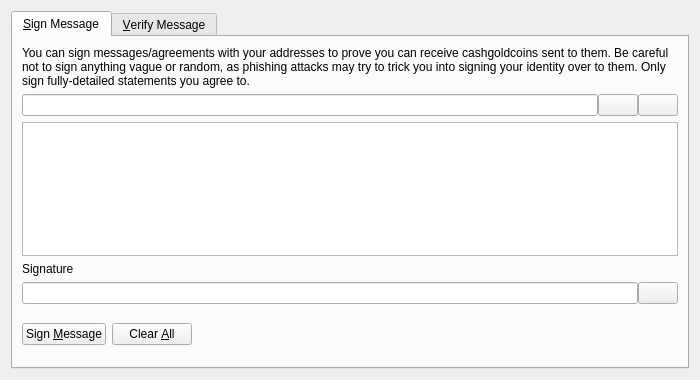
<?xml version="1.0" encoding="UTF-8"?>
<ui version="4.0">
 <class>SignVerifyMessageDialog</class>
 <widget class="QDialog" name="SignVerifyMessageDialog">
  <property name="geometry">
   <rect>
    <x>0</x>
    <y>0</y>
    <width>700</width>
    <height>380</height>
   </rect>
  </property>
  <property name="windowTitle">
   <string>Signatures - Sign / Verify a Message</string>
  </property>
  <property name="modal">
   <bool>true</bool>
  </property>
  <layout class="QVBoxLayout" name="verticalLayout">
   <item>
    <widget class="QTabWidget" name="tabWidget">
     <property name="currentIndex">
      <number>0</number>
     </property>
     <widget class="QWidget" name="tabSignMessage">
      <attribute name="title">
       <string>&amp;Sign Message</string>
      </attribute>
      <layout class="QVBoxLayout" name="verticalLayout_SM">
       <item>
        <widget class="QLabel" name="infoLabel_SM">
         <property name="text">
          <string>You can sign messages/agreements with your addresses to prove you can receive cashgoldcoins sent to them. Be careful not to sign anything vague or random, as phishing attacks may try to trick you into signing your identity over to them. Only sign fully-detailed statements you agree to.</string>
         </property>
         <property name="textFormat">
          <enum>Qt::PlainText</enum>
         </property>
         <property name="wordWrap">
          <bool>true</bool>
         </property>
        </widget>
       </item>
       <item>
        <layout class="QHBoxLayout" name="horizontalLayout_1_SM">
         <property name="spacing">
          <number>0</number>
         </property>
         <item>
          <widget class="QValidatedLineEdit" name="addressIn_SM">
           <property name="toolTip">
            <string>The CashGoldCoin address to sign the message with</string>
           </property>
          </widget>
         </item>
         <item>
          <widget class="QPushButton" name="addressBookButton_SM">
           <property name="toolTip">
            <string>Choose previously used address</string>
           </property>
           <property name="text">
            <string/>
           </property>
           <property name="icon">
            <iconset resource="../bitcoin.qrc">
             <normaloff>:/icons/address-book</normaloff>:/icons/address-book</iconset>
           </property>
           <property name="shortcut">
            <string>Alt+A</string>
           </property>
           <property name="autoDefault">
            <bool>false</bool>
           </property>
          </widget>
         </item>
         <item>
          <widget class="QPushButton" name="pasteButton_SM">
           <property name="toolTip">
            <string>Paste address from clipboard</string>
           </property>
           <property name="text">
            <string/>
           </property>
           <property name="icon">
            <iconset resource="../bitcoin.qrc">
             <normaloff>:/icons/editpaste</normaloff>:/icons/editpaste</iconset>
           </property>
           <property name="shortcut">
            <string>Alt+P</string>
           </property>
           <property name="autoDefault">
            <bool>false</bool>
           </property>
          </widget>
         </item>
        </layout>
       </item>
       <item>
        <widget class="QPlainTextEdit" name="messageIn_SM">
         <property name="toolTip">
          <string>Enter the message you want to sign here</string>
         </property>
        </widget>
       </item>
       <item>
        <widget class="QLabel" name="signatureLabel_SM">
         <property name="text">
          <string>Signature</string>
         </property>
         <property name="textFormat">
          <enum>Qt::PlainText</enum>
         </property>
        </widget>
       </item>
       <item>
        <layout class="QHBoxLayout" name="horizontalLayout_2_SM">
         <property name="spacing">
          <number>0</number>
         </property>
         <item>
          <widget class="QLineEdit" name="signatureOut_SM">
           <property name="font">
            <font>
             <italic>true</italic>
            </font>
           </property>
           <property name="readOnly">
            <bool>true</bool>
           </property>
          </widget>
         </item>
         <item>
          <widget class="QPushButton" name="copySignatureButton_SM">
           <property name="toolTip">
            <string>Copy the current signature to the system clipboard</string>
           </property>
           <property name="text">
            <string/>
           </property>
           <property name="icon">
            <iconset resource="../bitcoin.qrc">
             <normaloff>:/icons/editcopy</normaloff>:/icons/editcopy</iconset>
           </property>
           <property name="autoDefault">
            <bool>false</bool>
           </property>
          </widget>
         </item>
        </layout>
       </item>
       <item>
        <layout class="QHBoxLayout" name="horizontalLayout_3_SM">
         <item>
          <widget class="QPushButton" name="signMessageButton_SM">
           <property name="toolTip">
            <string>Sign the message to prove you own this CashGoldCoin address</string>
           </property>
           <property name="text">
            <string>Sign &amp;Message</string>
           </property>
           <property name="icon">
            <iconset resource="../bitcoin.qrc">
             <normaloff>:/icons/edit</normaloff>:/icons/edit</iconset>
           </property>
           <property name="autoDefault">
            <bool>false</bool>
           </property>
          </widget>
         </item>
         <item>
          <widget class="QPushButton" name="clearButton_SM">
           <property name="toolTip">
            <string>Reset all sign message fields</string>
           </property>
           <property name="text">
            <string>Clear &amp;All</string>
           </property>
           <property name="icon">
            <iconset resource="../bitcoin.qrc">
             <normaloff>:/icons/remove</normaloff>:/icons/remove</iconset>
           </property>
           <property name="autoDefault">
            <bool>false</bool>
           </property>
          </widget>
         </item>
         <item>
          <spacer name="horizontalSpacer_1_SM">
           <property name="orientation">
            <enum>Qt::Horizontal</enum>
           </property>
           <property name="sizeHint" stdset="0">
            <size>
             <width>40</width>
             <height>48</height>
            </size>
           </property>
          </spacer>
         </item>
         <item>
          <widget class="QLabel" name="statusLabel_SM">
           <property name="font">
            <font>
             <weight>75</weight>
             <bold>true</bold>
            </font>
           </property>
           <property name="text">
            <string/>
           </property>
           <property name="wordWrap">
            <bool>true</bool>
           </property>
          </widget>
         </item>
         <item>
          <spacer name="horizontalSpacer_2_SM">
           <property name="orientation">
            <enum>Qt::Horizontal</enum>
           </property>
           <property name="sizeHint" stdset="0">
            <size>
             <width>40</width>
             <height>48</height>
            </size>
           </property>
          </spacer>
         </item>
        </layout>
       </item>
      </layout>
     </widget>
     <widget class="QWidget" name="tabVerifyMessage">
      <attribute name="title">
       <string>&amp;Verify Message</string>
      </attribute>
      <layout class="QVBoxLayout" name="verticalLayout_VM">
       <item>
        <widget class="QLabel" name="infoLabel_VM">
         <property name="text">
          <string>Enter the receiver's address, message (ensure you copy line breaks, spaces, tabs, etc. exactly) and signature below to verify the message. Be careful not to read more into the signature than what is in the signed message itself, to avoid being tricked by a man-in-the-middle attack. Note that this only proves the signing party receives with the address, it cannot prove sendership of any transaction!</string>
         </property>
         <property name="textFormat">
          <enum>Qt::PlainText</enum>
         </property>
         <property name="alignment">
          <set>Qt::AlignLeading|Qt::AlignLeft|Qt::AlignTop</set>
         </property>
         <property name="wordWrap">
          <bool>true</bool>
         </property>
        </widget>
       </item>
       <item>
        <layout class="QHBoxLayout" name="horizontalLayout_1_VM">
         <property name="spacing">
          <number>0</number>
         </property>
         <item>
          <widget class="QValidatedLineEdit" name="addressIn_VM">
           <property name="toolTip">
            <string>The CashGoldCoin address the message was signed with</string>
           </property>
          </widget>
         </item>
         <item>
          <widget class="QPushButton" name="addressBookButton_VM">
           <property name="toolTip">
            <string>Choose previously used address</string>
           </property>
           <property name="text">
            <string/>
           </property>
           <property name="icon">
            <iconset resource="../bitcoin.qrc">
             <normaloff>:/icons/address-book</normaloff>:/icons/address-book</iconset>
           </property>
           <property name="shortcut">
            <string>Alt+A</string>
           </property>
           <property name="autoDefault">
            <bool>false</bool>
           </property>
          </widget>
         </item>
        </layout>
       </item>
       <item>
        <widget class="QPlainTextEdit" name="messageIn_VM"/>
       </item>
       <item>
        <widget class="QValidatedLineEdit" name="signatureIn_VM"/>
       </item>
       <item>
        <layout class="QHBoxLayout" name="horizontalLayout_2_VM">
         <item>
          <widget class="QPushButton" name="verifyMessageButton_VM">
           <property name="toolTip">
            <string>Verify the message to ensure it was signed with the specified CashGoldCoin address</string>
           </property>
           <property name="text">
            <string>Verify &amp;Message</string>
           </property>
           <property name="icon">
            <iconset resource="../bitcoin.qrc">
             <normaloff>:/icons/transaction_0</normaloff>:/icons/transaction_0</iconset>
           </property>
           <property name="autoDefault">
            <bool>false</bool>
           </property>
          </widget>
         </item>
         <item>
          <widget class="QPushButton" name="clearButton_VM">
           <property name="toolTip">
            <string>Reset all verify message fields</string>
           </property>
           <property name="text">
            <string>Clear &amp;All</string>
           </property>
           <property name="icon">
            <iconset resource="../bitcoin.qrc">
             <normaloff>:/icons/remove</normaloff>:/icons/remove</iconset>
           </property>
           <property name="autoDefault">
            <bool>false</bool>
           </property>
          </widget>
         </item>
         <item>
          <spacer name="horizontalSpacer_1_VM">
           <property name="orientation">
            <enum>Qt::Horizontal</enum>
           </property>
           <property name="sizeHint" stdset="0">
            <size>
             <width>40</width>
             <height>48</height>
            </size>
           </property>
          </spacer>
         </item>
         <item>
          <widget class="QLabel" name="statusLabel_VM">
           <property name="font">
            <font>
             <weight>75</weight>
             <bold>true</bold>
            </font>
           </property>
           <property name="text">
            <string/>
           </property>
           <property name="wordWrap">
            <bool>true</bool>
           </property>
          </widget>
         </item>
         <item>
          <spacer name="horizontalSpacer_2_VM">
           <property name="orientation">
            <enum>Qt::Horizontal</enum>
           </property>
           <property name="sizeHint" stdset="0">
            <size>
             <width>40</width>
             <height>48</height>
            </size>
           </property>
          </spacer>
         </item>
        </layout>
       </item>
      </layout>
     </widget>
    </widget>
   </item>
  </layout>
 </widget>
 <customwidgets>
  <customwidget>
   <class>QValidatedLineEdit</class>
   <extends>QLineEdit</extends>
   <header>qvalidatedlineedit.h</header>
  </customwidget>
 </customwidgets>
 <resources>
  <include location="../bitcoin.qrc"/>
 </resources>
 <connections/>
</ui>
